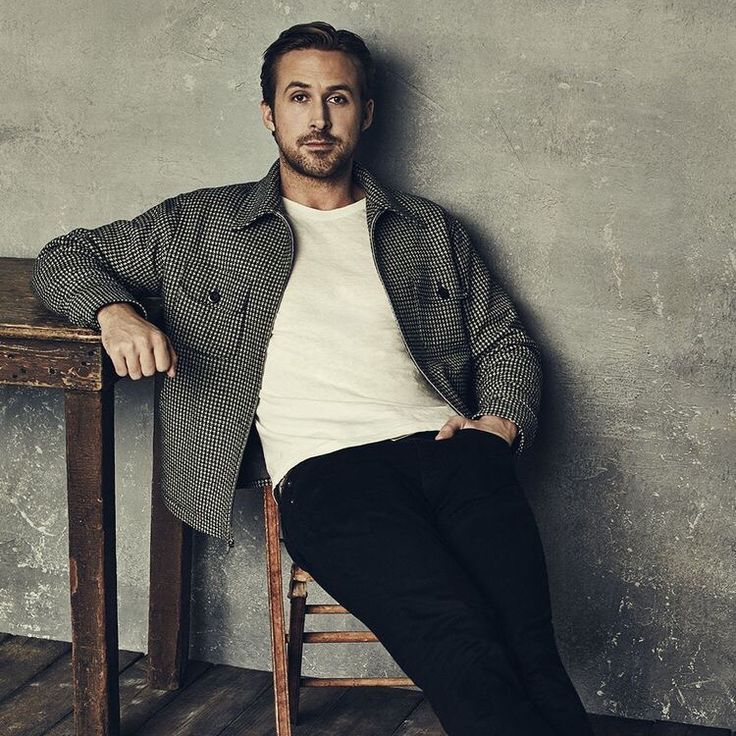
#> input picture task_1/gosl.jpg, 736 x 736 px, found by its file name
$ python gosling_converter.py
#> lines starting #> are read from the running program, lines starting #| are printed output that depends on the picture; after the words box and inside, x2 and y2 are one past the last pixel; in counts of white or black regions, pixels touching at a corner belong together
import cv2
import numpy as np

def threshold_image(image_path, value):
#> called with image_path = '/usr/app/src/gosl.jpg', value = 42
    image = cv2.imread(image_path, cv2.IMREAD_GRAYSCALE)
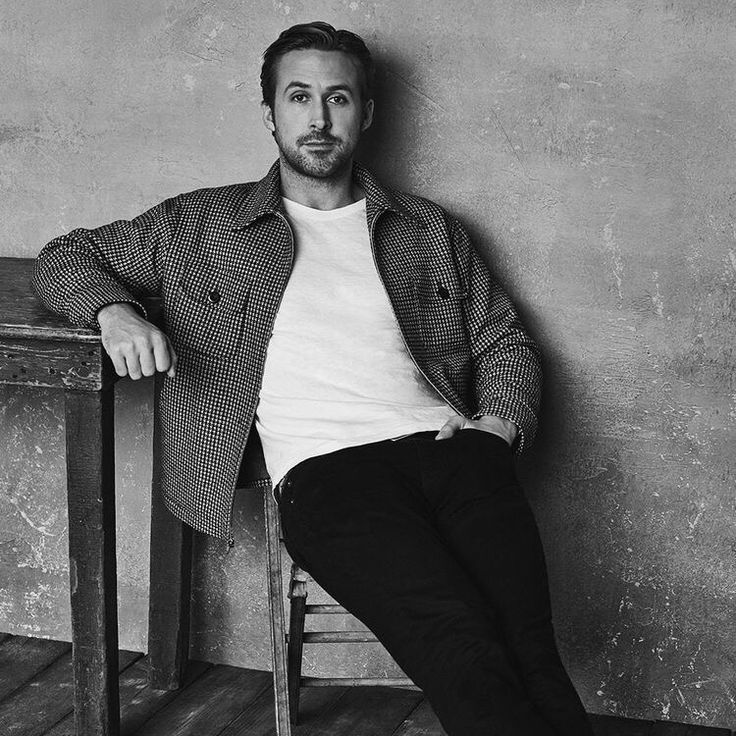
#> image: shape (736, 736); min 0, max 255, mean 104.7

    my_image = np.zeros_like(image)

    rows, cols = image.shape
#> rows = 736; cols = 736
    for i in range(rows):
        for j in range(cols):
            if image[i, j] > value:
                my_image[i, j] = 228
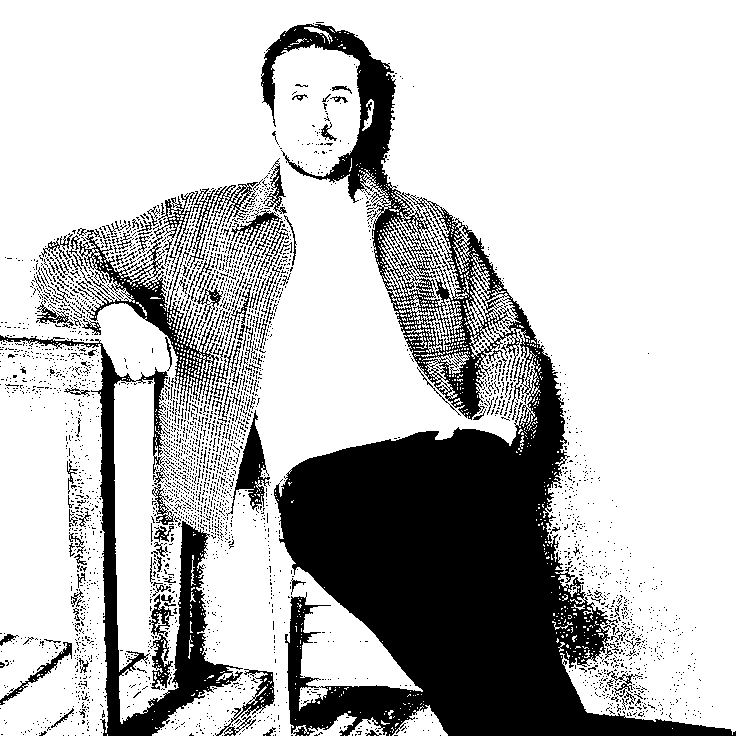
#> my_image: shape (736, 736); values 0 (black) and 228 (white), 74.5% white; 3311 black regions (3149 under 20 px), largest, box (x1, y1, x2, y2) and area: (261, 24, 736, 736) 96396, (0, 335, 243, 736) 12639, (77, 192, 235, 411) 5450

    cv2.waitKey(0)
    cv2.destroyAllWindows()
    cv2.imwrite("/usr/app/src/result.jpg", my_image)

image_path = "/usr/app/src/gosl.jpg"
value = 42

threshold_image(image_path, value)


import os

target_folder = 'C:/docker_ssau/Artificial-Intelligence-Lab-2/task_1/data'

os.makedirs(target_folder, exist_ok=True)

import shutil

source_path = '/usr/app/src/result.jpg'

target_path = 'C:/docker_ssau/Artificial-Intelligence-Lab-2/task_1/result.jpg'

shutil.copy(source_path, target_path)
